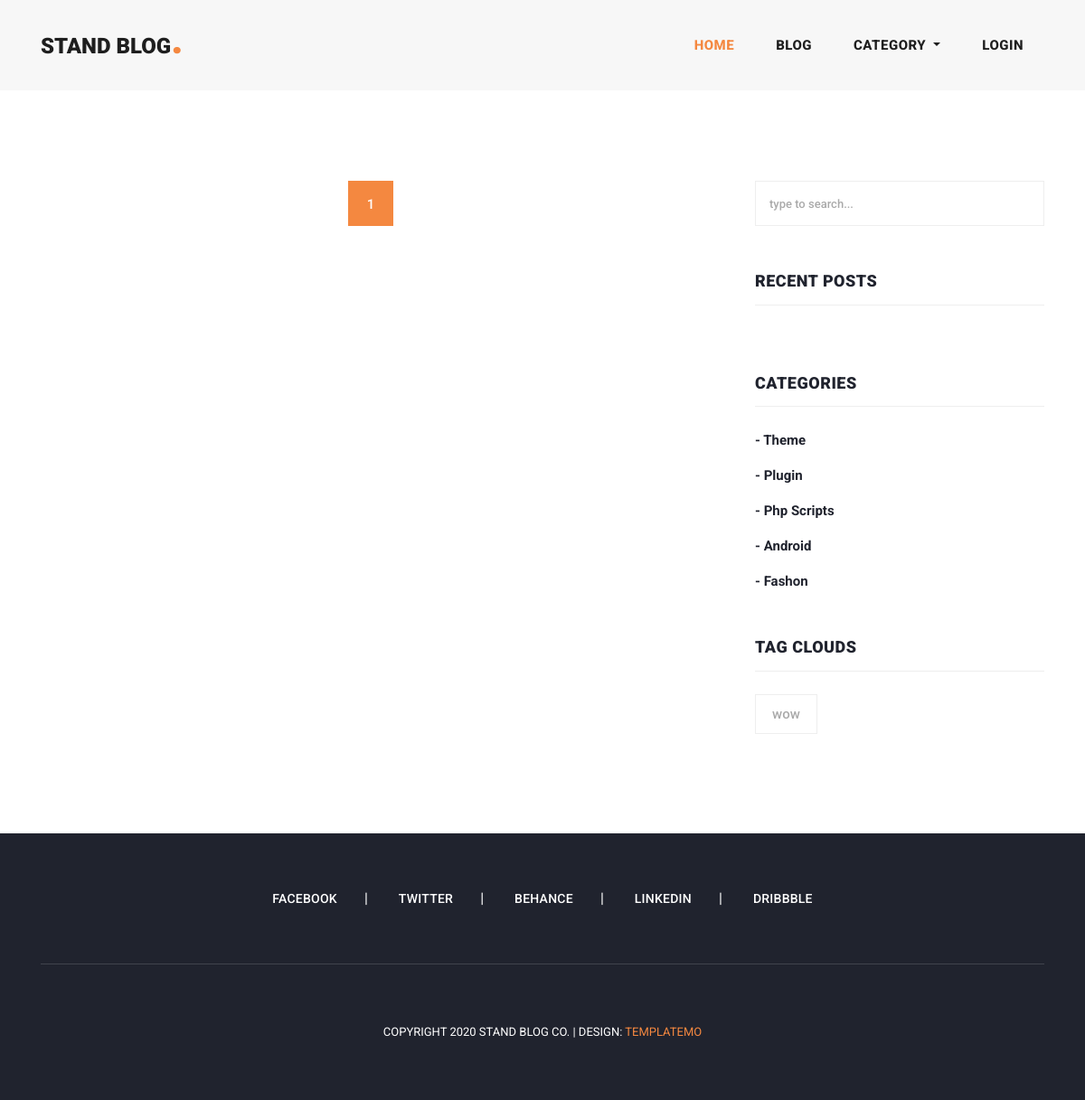
The app's page /post, older data.
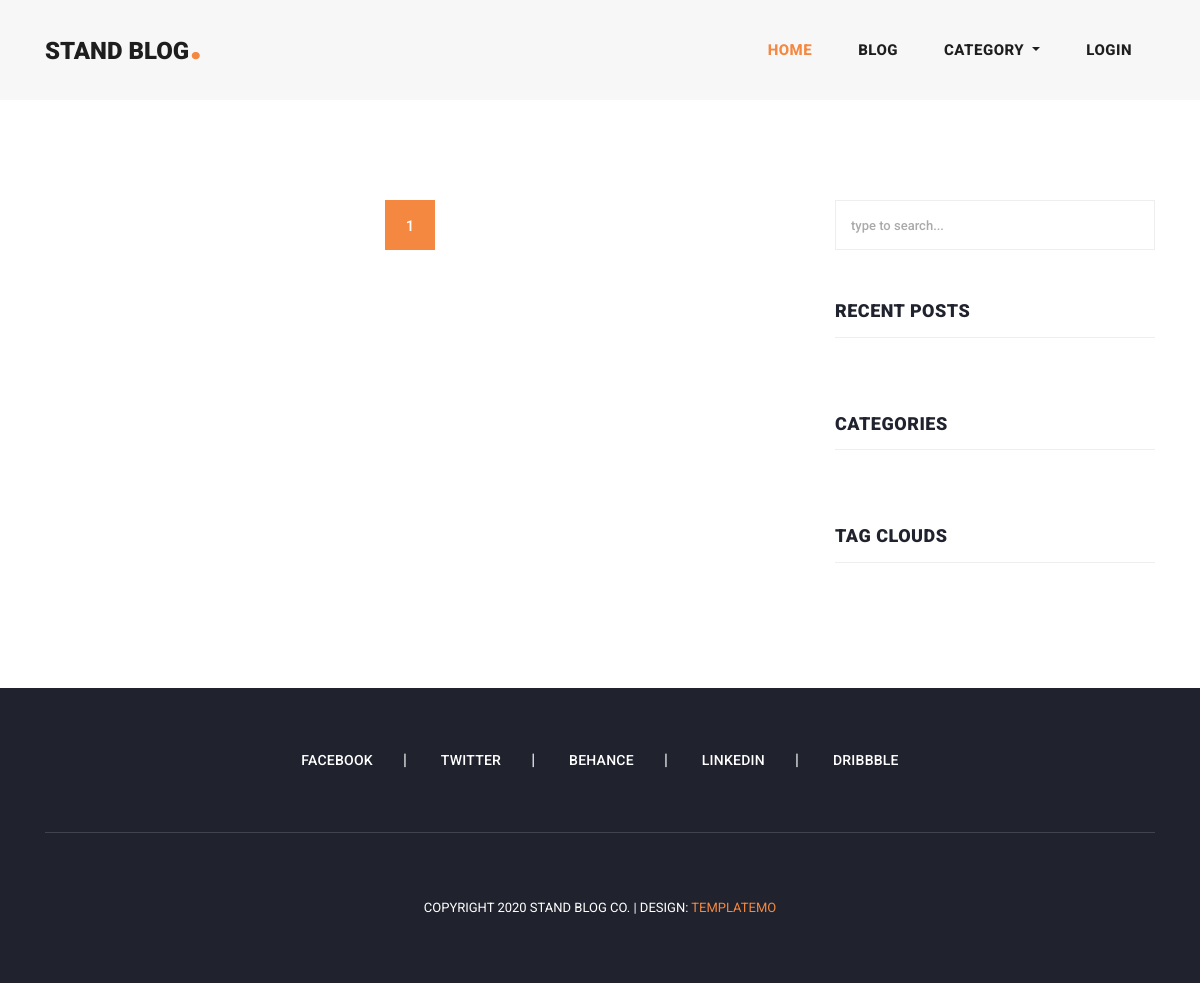
The same page, newer data.
### home/models.py (models this page shows, shortened)
class Category(models.Model):
    title = models.CharField(max_length=255)
    slug = models.SlugField(unique=True , blank=True , null=True)

class Tag(models.Model):
    title = models.CharField(max_length=255 , blank=True, null = True)
    slug = models.SlugField(max_length=255 , blank=True, null = True)
    created_at = models.DateField(auto_now_add=True)

### home/views.py (the view)
# urls.py: path('post', views.blog , name = 'post'),
def blog(request):
  queryset = Blog.objects.order_by('-created')
  tag = Tag.objects.order_by('-created_at')
  page = request.GET.get('page', 1)
  paginator = Paginator(queryset, 4)
  try:
    blog = paginator.page(page)
  except EmptyPage:
    blog =  paginator.page(1)
  except PageNotAnInteger:
    blog = paginator.page(1)
  context = {'blogs':blog,'tags':tag,'paginator':paginator}
  return render(request,'post.html',context)

### home/context_processor.py (called while the page is built)
def get_all_categories(request):
    categories = Category.objects.all()
    context = {'categories': categories}
    return context

### templates/post.html (shortened to what this page needs)
{% extends 'base.html' %}
{% block content %}
<section class="blog-posts grid-system">
    <div class="container">
      <div class="row">
        <div class="col-lg-8">
          <div class="all-blog-posts">
            <div class="row">
             {% include 'pagination.html' %}
            </div>
          </div>
        </div>
        <div class="col-lg-4">
          <div class="sidebar">
            <div class="row">
              <div class="col-lg-12">
                <div class="sidebar-item search">
                  <form id="search_form" name="gs" method="GET" action="#">
                    <input type="text" name="q" class="searchText" placeholder="type to search..." autocomplete="on">
                  </form>
                </div>
              </div>
              {% include 'sidebar.html' %}
            </div>
          </div>
        </div>
      </div>
    </div>
  </section>
  {% endblock %}

### templates/sidebar.html (shortened to what this page needs)
<div class="col-lg-12">
  <div class="sidebar-item recent-posts">
    <div class="sidebar-heading">
      <h2>Recent Posts</h2>
    </div>
  </div>
</div>
<div class="col-lg-12">
  <div class="sidebar-item categories">
    <div class="sidebar-heading">
      <h2>Categories</h2>
    </div>
    <div class="content">
      <ul>
        {% for category in categories|slice:'5' %}
        <li><a href="{%url "category_blog" category.slug %}">- {{category.title}}</a></li>
        {% endfor %}
      </ul>
    </div>
  </div>
</div>
<div class="col-lg-12">
  <div class="sidebar-item tags">
    <div class="sidebar-heading">
      <h2>Tag Clouds</h2>
    </div>
    <div class="content">
      <ul>
        {% for tag in tags %}
        <li><a href="{% url  'tags_blog' tag.slug %}">{{tag.title}}</a></li>
        {% endfor %}
      </ul>
    </div>
  </div>
</div>

Row changes from the older to the newer data that the page shows:
removed Category: title "Theme"
removed Category: title "Plugin"
removed Category: title "Php Scripts"
removed Category: title "Android"
removed Category: title "Fashon"
removed Tag: title "wow"
